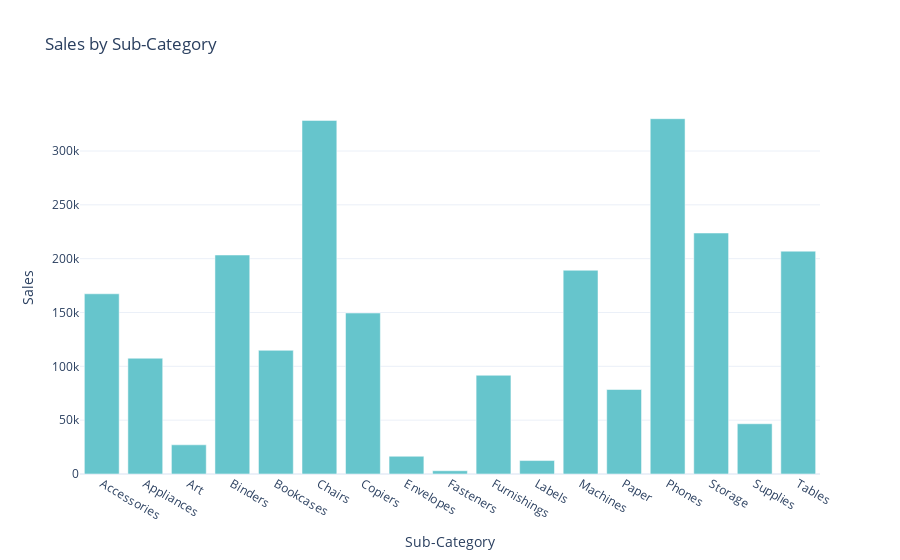

Notebook code cell kept with this figure:
### Code cell
subcategory_sales = df.groupby("Sub-Category")["Sales"].sum().reset_index()
fig = px.bar(subcategory_sales, x="Sub-Category", y="Sales", title="Sales by Sub-Category", color_discrete_sequence=px.colors.qualitative.Pastel)
fig.show()

### Figure 1 — Plotly figure (JSON) as saved in the notebook; plotly's stock layout.template omitted (floating-point values rounded to 4 significant figures)
{"data": [{"hovertemplate": "Sub-Category=%{x}<br>Sales=%{y}<extra></extra>", "legendgroup": "", "marker": {"color": "rgb(102, 197, 204)", "pattern": {"shape": ""}}, "name": "", "orientation": "v", "showlegend": false, "textposition": "auto", "type": "bar", "x": ["Accessories", "Appliances", "Art", "Binders", "Bookcases", "Chairs", "Copiers", "Envelopes", "Fasteners", "Furnishings", "Labels", "Machines", "Paper", "Phones", "Storage", "Supplies", "Tables"], "xaxis": "x", "y": [167400.0, 107500.0, 27120.0, 203400.0, 114900.0, 328400.0, 149500.0, 16480.0, 3024.0, 91710.0, 12490.0, 189200.0, 78480.0, 330000.0, 223800.0, 46670.0, 207000.0], "yaxis": "y"}], "layout": {"barmode": "relative", "legend": {"tracegroupgap": 0}, "title": {"text": "Sales by Sub-Category"}, "xaxis": {"anchor": "y", "domain": [0, 1], "title": {"text": "Sub-Category"}}, "yaxis": {"anchor": "x", "domain": [0, 1], "title": {"text": "Sales"}}}}
